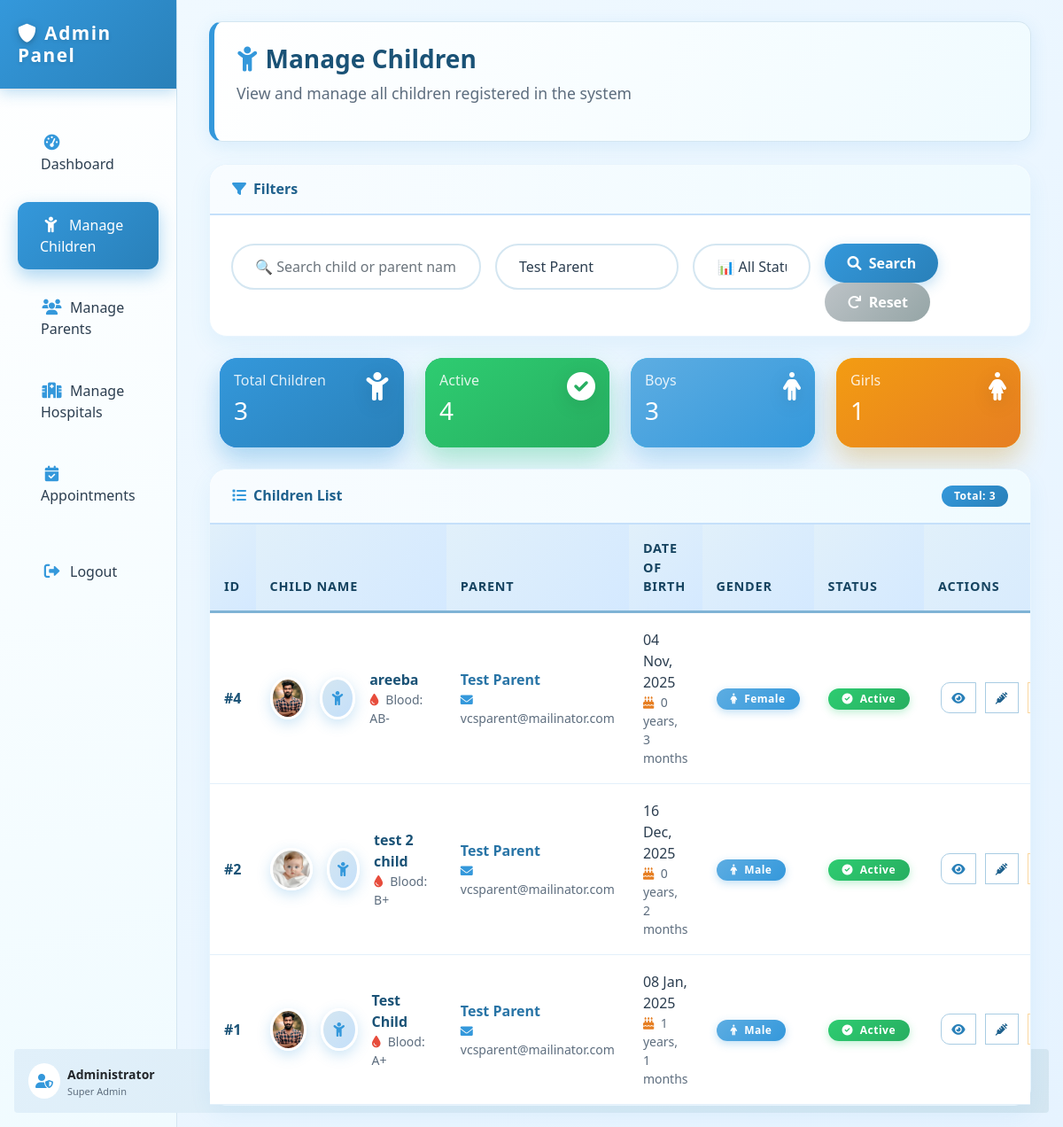
Page /admin/manage_children.php?parent_id=1 (signed in) on the committed database.
### tables this page shows
CREATE TABLE `children` (
  `child_id` int(11) NOT NULL,
  `parent_id` int(11) NOT NULL,
  `full_name` varchar(100) NOT NULL,
  `date_of_birth` date NOT NULL,
  `gender` enum('Male','Female','Other') NOT NULL,
  `blood_group` varchar(5) DEFAULT NULL,
  `birth_weight` decimal(5,2) DEFAULT NULL,
  `birth_height` decimal(5,2) DEFAULT NULL,
  `medical_conditions` text DEFAULT NULL,
  `allergies` text DEFAULT NULL,
  `photo_url` varchar(255) DEFAULT NULL,
  `is_active` tinyint(1) DEFAULT 1,
  `created_at` timestamp NOT NULL DEFAULT current_timestamp(),
  `updated_at` timestamp NOT NULL DEFAULT current_timestamp() ON UPDATE current_timestamp()
);

CREATE TABLE `parents` (
  `parent_id` int(11) NOT NULL,
  `user_id` int(11) NOT NULL,
  `full_name` varchar(100) NOT NULL,
  `address` text DEFAULT NULL,
  `city` varchar(50) DEFAULT NULL,
  `state` varchar(50) DEFAULT NULL,
  `postal_code` varchar(10) DEFAULT NULL,
  `emergency_contact` varchar(20) DEFAULT NULL,
  `created_at` timestamp NOT NULL DEFAULT current_timestamp(),
  `updated_at` timestamp NOT NULL DEFAULT current_timestamp() ON UPDATE current_timestamp()
);

CREATE TABLE `users` (
  `user_id` int(11) NOT NULL,
  `email` varchar(100) NOT NULL,
  `password_hash` varchar(255) NOT NULL,
  `user_type` enum('admin','parent','hospital') NOT NULL,
  `phone` varchar(20) DEFAULT NULL,
  `is_active` tinyint(1) DEFAULT 1,
  `created_at` timestamp NOT NULL DEFAULT current_timestamp(),
  `updated_at` timestamp NOT NULL DEFAULT current_timestamp() ON UPDATE current_timestamp(),
  `last_login` timestamp NULL DEFAULT NULL
);

### admin/manage_children.php (the view, shortened to what the rows shown need)
<?php
$db_host = "localhost";
$db_name = "child_vaccination_system";
$db_user = "root";
$db_pass = "";
try {
    $pdo = new PDO("mysql:host=$db_host;dbname=$db_name;charset=utf8mb4", $db_user, $db_pass);
    $pdo->setAttribute(PDO::ATTR_ERRMODE, PDO::ERRMODE_EXCEPTION);
} catch (PDOException $e) {
    die("Database connection failed: " . $e->getMessage());
}
$search = $_GET['search'] ?? '';
$parent_id = $_GET['parent_id'] ?? 0;
$status = $_GET['status'] ?? 'all';
$page = max(1, intval($_GET['page'] ?? 1));
$limit = 20;
$offset = ($page - 1) * $limit;
$conditions = [];
$params = [];
if ($parent_id > 0) {
    $conditions[] = "c.parent_id = ?";
    $params[] = $parent_id;
}
$where_clause = empty($conditions) ? "" : "WHERE " . implode(" AND ", $conditions);
$sql = "SELECT c.*, p.full_name as parent_name, u.email as parent_email, u.phone as parent_phone
        FROM children c
        LEFT JOIN parents p ON c.parent_id = p.parent_id
        LEFT JOIN users u ON p.user_id = u.user_id";
if (!empty($where_clause)) {
    $sql .= " " . $where_clause;
}
$sql .= " ORDER BY c.created_at DESC LIMIT ? OFFSET ?";
$stmt = $pdo->prepare($sql);
$param_index = 1;
foreach ($params as $value) {
    $stmt->bindValue($param_index++, $value);
}
$stmt->bindValue($param_index++, $limit, PDO::PARAM_INT);
$stmt->bindValue($param_index++, $offset, PDO::PARAM_INT);
$stmt->execute();
$children = $stmt->fetchAll();
?>
<!DOCTYPE html>
<html lang="en">
<head>
    <link href="https://cdn.jsdelivr.net/npm/bootstrap@5.1.3/dist/css/bootstrap.min.css" rel="stylesheet">
    <link rel="stylesheet" href="https://cdnjs.cloudflare.com/ajax/libs/font-awesome/6.0.0/css/all.min.css">
</head>
<body>
    <div class="container-fluid">
        <div class="row">
            <div class="col-md-10">
                <div class="p-4">
                    <div class="page-header">
                        <h1 class="h3">
                            <i class="fas fa-child text-primary me-2"></i>Manage Children
                        </h1>
                    </div>
                    <div class="card">
                        <div class="card-body p-0">
                            <?php if (empty($children)): ?>
                                <div class="text-center py-5">
                                    <i class="fas fa-child fa-4x text-muted mb-3" style="color: #a9cce3 !important;"></i>
                                    <p class="text-muted fs-5">No children found</p>
                                    <?php if ($search || $parent_id > 0 || $status !== 'all'): ?>
                                        <a href="manage_children.php" class="btn btn-primary mt-3">
                                            <i class="fas fa-undo me-2"></i>Clear Filters
                                        </a>
                                    <?php endif; ?>
                                </div>
                            <?php else: ?>
                                <div class="table-responsive">
                                    <table class="table table-hover mb-0">
                                        <thead>
                                            <tr>
                                                <th>ID</th>
                                                <th>Child Name</th>
                                                <th>Parent</th>
                                                <th>Date of Birth</th>
                                                <th>Gender</th>
                                                <th>Status</th>
                                                <th>Actions</th>
                                            </tr>
                                        </thead>
                                        <tbody>
                                            <?php foreach ($children as $child):
                                                $dob = new DateTime($child['date_of_birth']);
                                                $today = new DateTime();
                                                $age = $today->diff($dob);
                                            ?>
                                                <tr>
                                                    <td class="fw-bold" style="color: #1a5276;">#<?php echo $child['child_id']; ?></td>
                                                    <td>
                                                        <div class="d-flex align-items-center">
                                                            <?php if (!empty($child['photo_url'])): ?>
                                                                <img src="../<?php echo htmlspecialchars($child['photo_url']); ?>"
                                                                     class="profile-img me-3"
                                                                     onerror="this.style.display='none'; this.nextElementSibling.style.display='flex'">
                                                            <?php endif; ?>
                                                            <div class="profile-img bg-light d-flex align-items-center justify-content-center me-3"
                                                                 style="display: <?php echo empty($child['photo_url']) ? 'flex' : 'none'; ?>">
                                                                <i class="fas fa-child" style="color: #3498db;"></i>
                                                            </div>
                                                            <div>
                                                                <strong style="color: #1a5276;"><?php echo htmlspecialchars($child['full_name']); ?></strong>
                                                                <?php if ($child['blood_group']): ?>
                                                                    <div class="text-muted small">
                                                                        <i class="fas fa-tint me-1" style="color: #e74c3c;"></i>
                                                                        Blood: <?php echo $child['blood_group']; ?>
                                                                    </div>
                                                                <?php endif; ?>
                                                            </div>
                                                        </div>
                                                    </td>
                                                    <td>
                                                        <div>
                                                            <strong style="color: #2874a6;"><?php echo htmlspecialchars($child['parent_name']); ?></strong>
                                                            <div class="text-muted small">
                                                                <i class="fas fa-envelope me-1" style="color: #3498db;"></i>
                                                                <?php echo htmlspecialchars($child['parent_email']); ?>
                                                            </div>
                                                        </div>
                                                    </td>
                                                    <td>
                                                        <span style="color: #2c3e50;"><?php echo $dob->format('d M, Y'); ?></span>
                                                        <div class="text-muted small">
                                                            <i class="fas fa-birthday-cake me-1" style="color: #e67e22;"></i>
                                                            <?php echo $age->y . ' years, ' . $age->m . ' months'; ?>
                                                        </div>
                                                    </td>
                                                    <td>
                                                        <span class="badge bg-info">
                                                            <i class="fas <?php echo $child['gender'] == 'Male' ? 'fa-male' : 'fa-female'; ?> me-1"></i>
                                                            <?php echo htmlspecialchars($child['gender']); ?>
                                                        </span>
                                                    </td>
                                                    <td>
                                                        <span class="badge <?php echo $child['is_active'] ? 'bg-success' : 'bg-danger'; ?>">
                                                            <i class="fas <?php echo $child['is_active'] ? 'fa-check-circle' : 'fa-times-circle'; ?> me-1"></i>
                                                            <?php echo $child['is_active'] ? 'Active' : 'Inactive'; ?>
                                                        </span>
                                                    </td>
                                                    <td class="table-actions">
                                                        <div class="btn-group btn-group-sm">
                                                            <button type="button" class="btn btn-outline-primary"
                                                                    title="View Details"
                                                                    onclick="viewChild(<?php echo $child['child_id']; ?>)">
                                                                <i class="fas fa-eye"></i>
                                                            </button>
                                                            <button type="button" class="btn btn-outline-info"
                                                                    title="Vaccination History"
                                                                    onclick="viewVaccinations(<?php echo $child['child_id']; ?>)">
                                                                <i class="fas fa-syringe"></i>
                                                            </button>
                                                            <button type="button" class="btn btn-outline-warning"
                                                                    title="<?php echo $child['is_active'] ? 'Deactivate' : 'Activate'; ?>"
                                                                    onclick="toggleStatus(<?php echo $child['child_id']; ?>, <?php echo $child['is_active'] ? 0 : 1; ?>)">
                                                            </button>
                                                        </div>
                                                    </td>
                                                </tr>
                                            <?php endforeach; ?>
                                        </tbody>
                                    </table>
                                </div>
                            <?php endif; ?>
                        </div>
                    </div>
                </div>
            </div>
        </div>
    </div>
</body>
</html>

### rows in the picture
children: child_id "4", photo_url (picture), full_name "areeba", blood_group "AB-", parent.full_name "Test Parent", users.email "vcsparent@mailinator.com", date_of_birth "04 Nov, 2025", date_of_birth "0", date_of_birth "3", gender "Female", is_active 1 (drawn)
children: child_id "2", photo_url (picture), full_name "test 2 child", blood_group "B+", parent.full_name "Test Parent", users.email "vcsparent@mailinator.com", date_of_birth "16 Dec, 2025", date_of_birth "0", date_of_birth "2", gender "Male", is_active 1 (drawn)
children: child_id "1", photo_url (picture), full_name "Test Child", blood_group "A+", parent.full_name "Test Parent", users.email "vcsparent@mailinator.com", date_of_birth "08 Jan, 2025", date_of_birth "1", gender "Male", is_active 1 (drawn)

### other values in the picture
$total_children "3"
$active_count "4"
$male_count "3"
$female_count "1"
form field parent_id "Test Parent"
